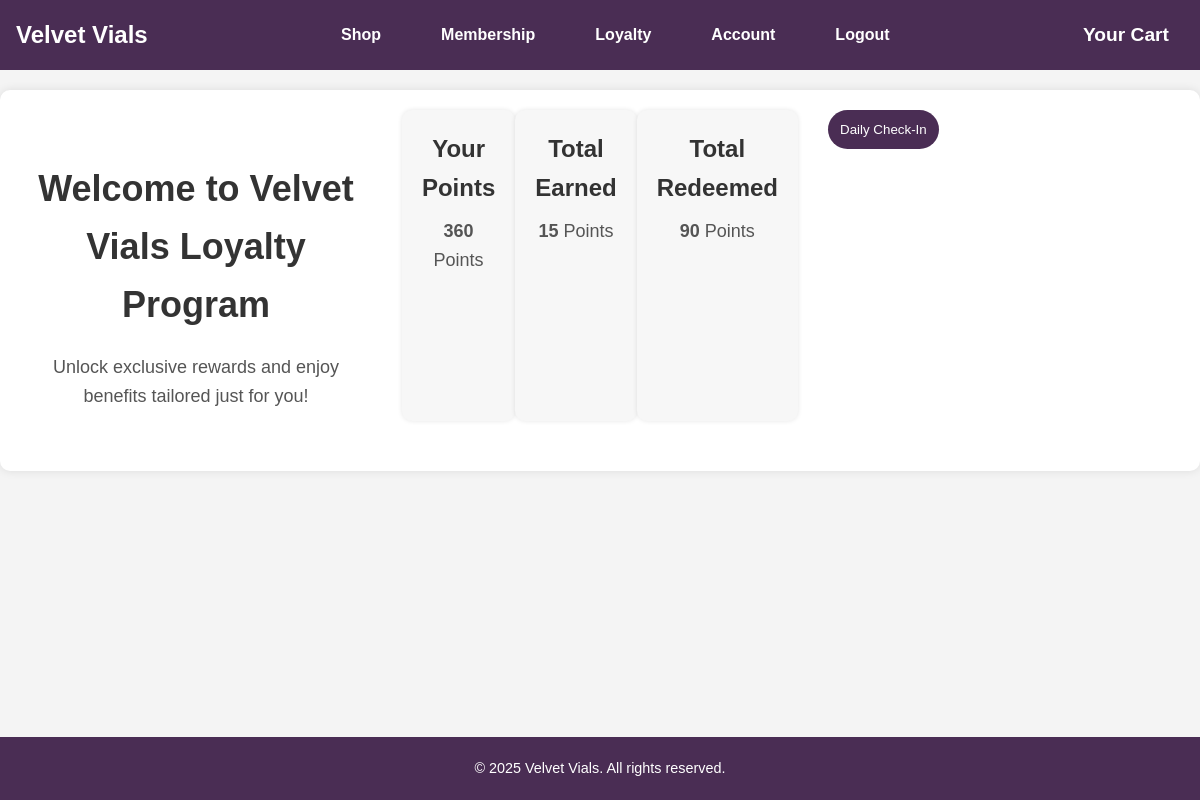
/loyalty.php (signed in), run on the app's committed database.
### tables this page shows
CREATE TABLE `users` (
  `userId` int(11) NOT NULL,
  `userFname` varchar(100) NOT NULL,
  `userLname` varchar(100) NOT NULL,
  `userEmail` varchar(100) NOT NULL,
  `userPhone` varchar(15) NOT NULL,
  `userAddress` varchar(255) NOT NULL,
  `userPassword` varchar(255) NOT NULL,
  `userMembership` varchar(10) NOT NULL,
  `signup_date` timestamp NOT NULL DEFAULT current_timestamp(),
  `userStatus` enum('active','inactive') DEFAULT 'active',
  `userPrefStatus` varchar(50) DEFAULT NULL,
  `loyaltyPoint` int(11) DEFAULT 0,
  `loyaltyEarn` int(11) DEFAULT 0,
  `loyaltyRedeem` int(11) DEFAULT 0,
  `lastCheckIn` datetime DEFAULT NULL,
  `membershipExpiryDate` date DEFAULT NULL,
  `membershipRequest` varchar(50) DEFAULT NULL,
  `isRequestApproved` tinyint(1) DEFAULT 0,
  `approveStat` enum('Pending','Approved') DEFAULT 'Pending'
);

### loyalty.php (the view, shortened to what this page needs)
<?php
$servername = "localhost";
$username = "root";
$password = "";
$dbname = "velvetvials";
$conn = new mysqli($servername, $username, $password, $dbname);
$userEmail = $_SESSION['userEmail'];
$sql = "SELECT loyaltyPoint, loyaltyEarn, loyaltyRedeem, lastCheckIn FROM users WHERE userEmail = ?";
$stmt = $conn->prepare($sql);
$stmt->bind_param("s", $userEmail);
$stmt->execute();
$result = $stmt->get_result();
$userData = $result->fetch_assoc();
$loyaltyPoint = $userData['loyaltyPoint'];
$loyaltyEarn = $userData['loyaltyEarn'];
$loyaltyRedeem = $userData['loyaltyRedeem'];
?>
<!DOCTYPE html>
<html lang="en">
<head>
    <link rel="stylesheet" href="css/style.css">
</head>
<body>
<nav class="nav-bar">
    <a id="logo" href="member.php">Velvet Vials</a>
    <div class="nav-bar-links">
        <ul>
            <li><a href="shopPublic.php">Shop</a></li>
            <li><a href="membership.php">Membership</a></li>
            <li><a href="loyalty.php">Loyalty</a></li>
            <li><a href="account.php">Account</a></li>
            <li><a href="logout.php">Logout</a></li>
        </ul>
    </div>
    <div id="cart">
        <a href="cartPage.php">Your Cart </a>
    </div>
</nav>
<div class="container">
    <div class="hero">
        <h1>Welcome to Velvet Vials Loyalty Program</h1>
        <p>Unlock exclusive rewards and enjoy benefits tailored just for you!</p>
    </div>
    <div class="row">
        <div class="points-card">
            <h2>Your Points</h2>
            <p><strong><?php echo $loyaltyPoint; ?></strong> Points</p>
        </div>
        <div class="points-card">
            <h2>Total Earned</h2>
            <p><strong><?php echo $loyaltyEarn; ?></strong> Points</p>
        </div>
        <div class="points-card">
            <h2>Total Redeemed</h2>
            <p><strong><?php echo $loyaltyRedeem; ?></strong> Points</p>
        </div>
    </div>
    <div class="row">
        <form method="POST">
            <button type="submit" name="check_in">Daily Check-In</button>
        </form>
    </div>
</div>
<footer id="footer">
    <p>&copy; 2025 Velvet Vials. All rights reserved.</p>
</footer>
</body>
</html>

### css/style.css (style rules this page uses)
* { margin: 0; padding: 0; box-sizing: border-box; font-family: 'Arial', sans-serif; }
body { font-family: 'Poppins', sans-serif; line-height: 1.6; background-color: #f9f9f9; color: #333; }
h1, h2 { color: #4A2D54; font-weight: bold; }
p { color: #555; }
.nav-bar { background-color: #4A2D54; padding: 1rem; color: white; display: flex; justify-content: space-between; align-items: center; }
.nav-bar a { color: white; text-decoration: none; font-size: 1.2rem; font-weight: bold; }
.nav-bar-links ul { list-style: none; margin: 0; padding: 0; display: flex; gap: 15px; }
.nav-bar-links ul li { margin: 0 15px; }
.nav-bar-links ul li a { color: white; text-decoration: none; font-size: 1rem; transition: color 0.3s; }
#logo { color: white; font-size: 1.8rem; font-weight: bold; text-decoration: none; }
#footer { background-color: #4A2D54; color: white; text-align: center; padding: 0.%; position: fixed; bottom: 0; width: 100%; font-size: 0.9rem; }
#footer p { margin: 0; color:#ffffff; }
.container { max-width: 600px; margin: 50px auto; padding: 20px; background-color: white; border-radius: 10px; box-shadow: 0 0 10px rgba(0, 0, 0, 0.1); }
h2 { text-align: center; color: #4A2D54; margin-bottom: 20px; font-size: 2rem; }
button { padding: 8px 16px; border: none; cursor: pointer; }
.container { max-width: 1200px; margin: 0 auto; display: grid; grid-template-columns: 1fr 1fr 1fr; gap: 30px; }
form { display: flex; flex-direction: column; }
form button { background-color: #4A2D54; color: white; padding: 12px; border-radius: 25px; cursor: pointer; transition: background-color 0.3s ease; }
.nav-bar a { color: white; text-decoration: none; margin-right: 15px; }
.hero { text-align: center; margin-top: 50px; }
.hero h1 { font-size: 36px; color: #333; margin-bottom: 20px; }
.hero p { font-size: 18px; color: #555; }
.points-card { background-color: white; padding: 20px; border-radius: 10px; box-shadow: 0 4px 6px rgba(0, 0, 0, 0.1); text-align: center; margin-bottom: 30px; transition: transform 0.3s ease, box-shadow 0.3s ease; }
.points-card h2 { font-size: 24px; color: #333; margin-bottom: 15px; }
.points-card p { font-size: 20px; color: #555; }

### loyalty.php (style rules this page uses)
body { font-family: Arial, sans-serif; background-color: #f4f4f4; margin: 0; padding: 0; }
nav { background-color: #333; color: white; padding: 10px; display: flex; justify-content: space-between; align-items: center; }
#logo { font-size: 24px; color: white; text-decoration: none; }
.nav-bar-links ul { list-style: none; margin: 0; padding: 0; display: flex; }
.nav-bar-links ul li { margin: 0 15px; }
.nav-bar-links ul li a { color: white; text-decoration: none; }
#cart { color: white; }
.container { max-width: 1200px; margin: 20px auto; padding: 20px; background-color: white; box-shadow: 0 0 10px rgba(0, 0, 0, 0.1); }
.hero { text-align: center; margin-bottom: 40px; }
.hero h1 { color: #333; }
.row { display: flex; justify-content: space-between; }
.points-card { background-color: #f7f7f7; padding: 20px; box-shadow: 0 0 5px rgba(0, 0, 0, 0.1); text-align: center; flex-basis: 30%; }
.points-card h2 { color: #333; margin-bottom: 10px; }
.points-card p { font-size: 18px; color: #555; }
button { background-color: #333; color: white; border: none; padding: 10px 20px; cursor: pointer; transition: background-color 0.3s ease; }
footer { text-align: center; padding: 20px; background-color: #333; color: white; }

### data on the page
users: loyaltyPoint "360", loyaltyEarn "15", loyaltyRedeem "90"
